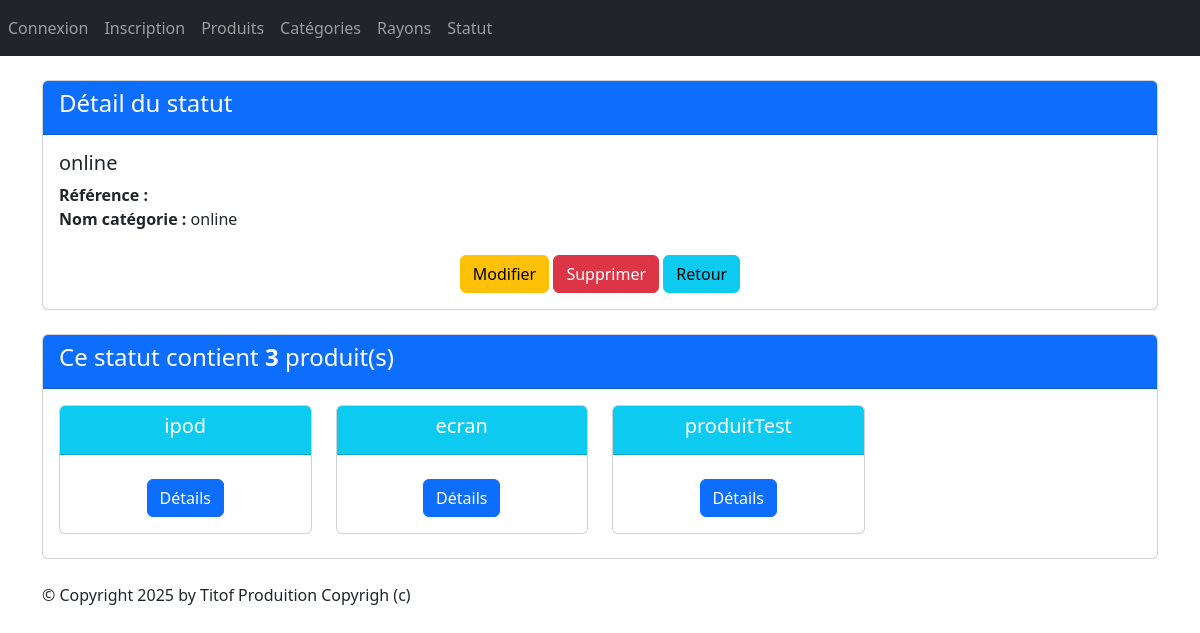
/monApp/Statut/1/, run on the app's committed database.
### monApp/models.py (models this page shows, shortened)
class Statut(models.Model):
    idStatut=models.AutoField(primary_key=True)
    libelleStatut=models.CharField(max_length=200)

class Produit(models.Model):
    refProd = models.AutoField(primary_key=True)
    intituleProd = models.CharField(max_length=200)
    prixUnitaireProd = models.DecimalField(max_digits=10, decimal_places=2)
    dateDeFabrication = models.DateField(default=date.today)
    categorie = models.ForeignKey(Categorie, on_delete=models.CASCADE, related_name="produits",null=True, blank=True)
    statut=models.ForeignKey(Statut,on_delete=models.CASCADE, related_name="produits",null=True, blank=True)

### monApp/views.py (the view)
# urls.py: path("Statut/<pk>/" ,views.StatutDetailView.as_view(), name="dtl_stt"),
class StatutDetailView(DetailView):
    model = Statut
    template_name = "monApp/detail_Statut.html"
    context_object_name = "stt"
    def get_queryset(self):
        return Statut.objects.annotate(nb_produits=Count('produits'))
    def get_context_data(self, **kwargs):
        context = super(StatutDetailView, self).get_context_data(**kwargs)
        context['titremenu'] = "Détail des statuts"
        context['prdts'] = self.object.produits.all()
        return context

### monApp/templates/monApp/detail_Statut.html
{% extends 'monApp/base.html' %}
{% block contenu %}
<div class="card mb-4">
    <div class="card-header bg-primary text-white">
        <h4>Détail du statut</h4>
    </div>
    <div class="card-body">
        <h5 class="card-title">{{ stt.libelleStatut }}</h5>
        <ul class="list-unstyled">
            <li><strong>Référence :</strong> {{ stt.idSatut }}</li>
            <li><strong>Nom catégorie :</strong> {{ stt.libelleStatut }}</li>
        </ul>
        <div class="car-footer text-center">
            <a href="{% url 'stt-chng' stt.idStatut %}" class="btn btn-warning mt-2">Modifier</a>
            <a href="{% url 'dlt-stt' stt.idStatut %}" class="btn btn-danger mt-2">Supprimer</a>
            <a href="{% url 'lst_stt'%}" class="btn btn-info mt-2">Retour</a>
        </div>
    </div>
</div>
<div class="card mb-4">
    <div class="card-header bg-primary text-white">
        <h4>Ce statut contient <strong>{{ stt.nb_produits }}</strong> produit(s)</h4>
    </div>
    <div class="card-body">
        <div class="row">
            {% if prdts %}
            {% for prdt in prdts %}
            <div class="col-sm-3">
                <div class="card mb-2 text-center">
                    <div class="card-header bg-info text-white">
                        <h5 class="card-title">{{ prdt.intituleProd }}</h5>
                    </div>
                    <div class="card-body">
                        <a href="{% url 'dtl_prdt' prdt.refProd %}" class="btn btn-primary mt-2">Détails</a>
                    </div>
                </div>
            </div>
            {% endfor %}
            {% else %}
            <p class="text-muted">Aucun produit trouvé pour cette catégorie.</p>
            {% endif %}
        </div>
    </div>
</div>
{% endblock %}

### data on the page
Statut: libelleStatut "online", nb_produits "3"
Produit: intituleProd "ipod"
Produit: intituleProd "ecran"
Produit: intituleProd "produitTest"
